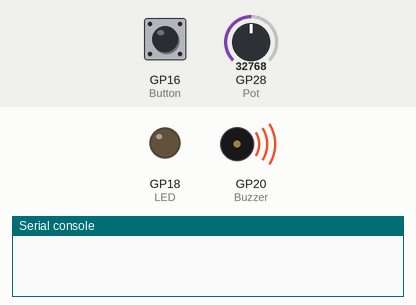
Simulated run of this program. Board: Raspberry Pi Pico running MicroPython. Shown: output pins drawn as LEDs (lit = HIGH), buzzer (waves = sounding), the last lines printed to the serial console. The test bench sets the inputs (shaded band); at power-on: GP28 (Pot) = 32768, GP16 (Button) LOW (analog values on the 0–65535 scale).

Above: at 1.2 s.
1.3 s: GP28 (Pot) set to 96
8.6 s: GP28 (Pot) set to 48
At 9.8 s:
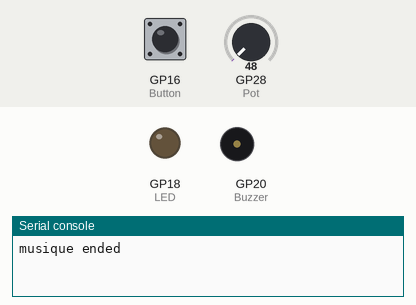
10.1 s: GP28 (Pot) set to 57670
At 11.28 s:
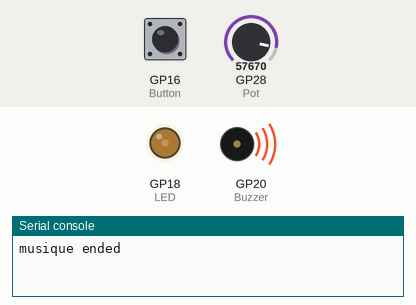
13.6 s: GP16 (Button) pulled HIGH for 1 s
17.1 s: GP16 (Button) pulled HIGH for 3.2 s
21.8 s: GP28 (Pot) set to 32767
Timing chart, 0 to 26.3 s (numbered marks = the images above; inputs shaded):
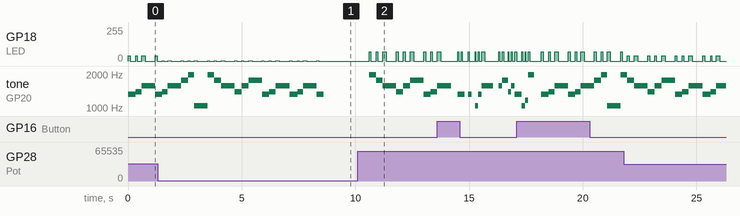

Measured:
- the behaviour switches between 80 and 64 on GP28 (Pot) (found by bisection; images 0 and 1)
- after the input at 8.6 s, GP18 (LED): stops changing and stays 0/255
- by itself, GP18 (LED): repeats every 1.2 s: 0/255 0.19 s, 1/255 0.15 s, 0/255 0.45 s, 1/255 0.08 s, 0/255 0.23 s, 1/255 0.06 s
- by itself, tone on GP20 (Buzzer): plays 1397 Hz for 0.25 s, 1568 Hz for 0.60 s, 1760 Hz for 0.30 s, 1975 Hz for 0.25 s, 1046 Hz for 0.60 s, 1975 Hz for 0.30 s … (18 notes in this stretch)

The program:

blink.py
```python
from machine import Pin, PWM, ADC, I2C
from utime import sleep

LED = PWM(Pin(18))
Pot = ADC(2)
Button = Pin(16, Pin.IN, Pin.PULL_DOWN)

Buzzer = PWM(Pin(20))

Vol = 1000
musique = 0
# --- Notes en Hz ---
DO = 1046
RE = 1175
MI = 1318
FA = 1397
SOL = 1568
LA = 1760
SI = 1975
no = 0

# --- Lecture du potentiomètre ---
def lire_volume():
    global vol
    val = Pot.read_u16()        # 0 → 65535
    vol = int(val / 65)   # transforme en plage utilisable (300–1000)
    return vol

# --- Fonction générique pour jouer une note et contrôler la LED ---
def jouer_note(freq, duree):
    vol = lire_volume()

    # Buzzer
    Buzzer.freq(freq)
    Buzzer.duty_u16(vol)

    # LED : intensité PWM proportionnelle au volume, flash court
    LED.freq(1000)
    lum = int(vol * 20)           # amplifie la luminosité
    if lum > 65535:
        lum = 65535

    LED.duty_u16(lum)            # LED s'allume (intensité PWM)
    sleep(duree * 0.25)          # reste allumée un court instant
    LED.duty_u16(0)              # s'éteint pour marquer le rythme
    sleep(duree * 0.75)          # reste éteinte jusqu’à la prochaine note

    # Stop le buzzer après la note
    Buzzer.duty_u16(0)

def Lord_of_the_Rings():
    jouer_note(MI, 0.35)
    jouer_note(FA, 0.25)
    jouer_note(SOL, 0.6)
    jouer_note(MI, 0.3)
    jouer_note(FA, 0.25)
    jouer_note(SOL, 0.6)
    jouer_note(LA, 0.3)
    jouer_note(SI, 0.25)
    jouer_note(DO, 0.6)
    jouer_note(SI, 0.3)
    jouer_note(LA, 0.3)
    jouer_note(SOL, 0.6)
    jouer_note(FA, 0.3)
    jouer_note(SOL, 0.3)
    jouer_note(LA, 0.6)
    jouer_note(MI, 0.3)
    jouer_note(FA, 0.3)
    jouer_note(SOL, 0.6)
    print("musique ended")


def Super_Mario():
    jouer_note(MI, 0.15)
    jouer_note(MI, 0.15)
    sleep(0.15)
    jouer_note(MI, 0.15)
    sleep(0.15)
    jouer_note(DO, 0.15)
    jouer_note(MI, 0.15)
    jouer_note(SOL, 0.5)
    sleep(0.25)
    jouer_note(SOL, 0.15)
    jouer_note(LA, 0.25)
    jouer_note(FA, 0.15)
    jouer_note(SOL, 0.15)
    jouer_note(MI, 0.3)
    jouer_note(DO, 0.15)
    jouer_note(RE, 0.15)
    jouer_note(SI, 0.25)
    print("musique ended")


while True:

    if Button.value() == 1:
        # Changement de musique quand on appuie sur le bouton
        musique = 1 - musique  # bascule entre 0 et 1
        print("Changement de musique !")
        sleep(0.3)  # anti-rebond
    if musique == 0:
        Lord_of_the_Rings()
    else:
        Super_Mario()
```
